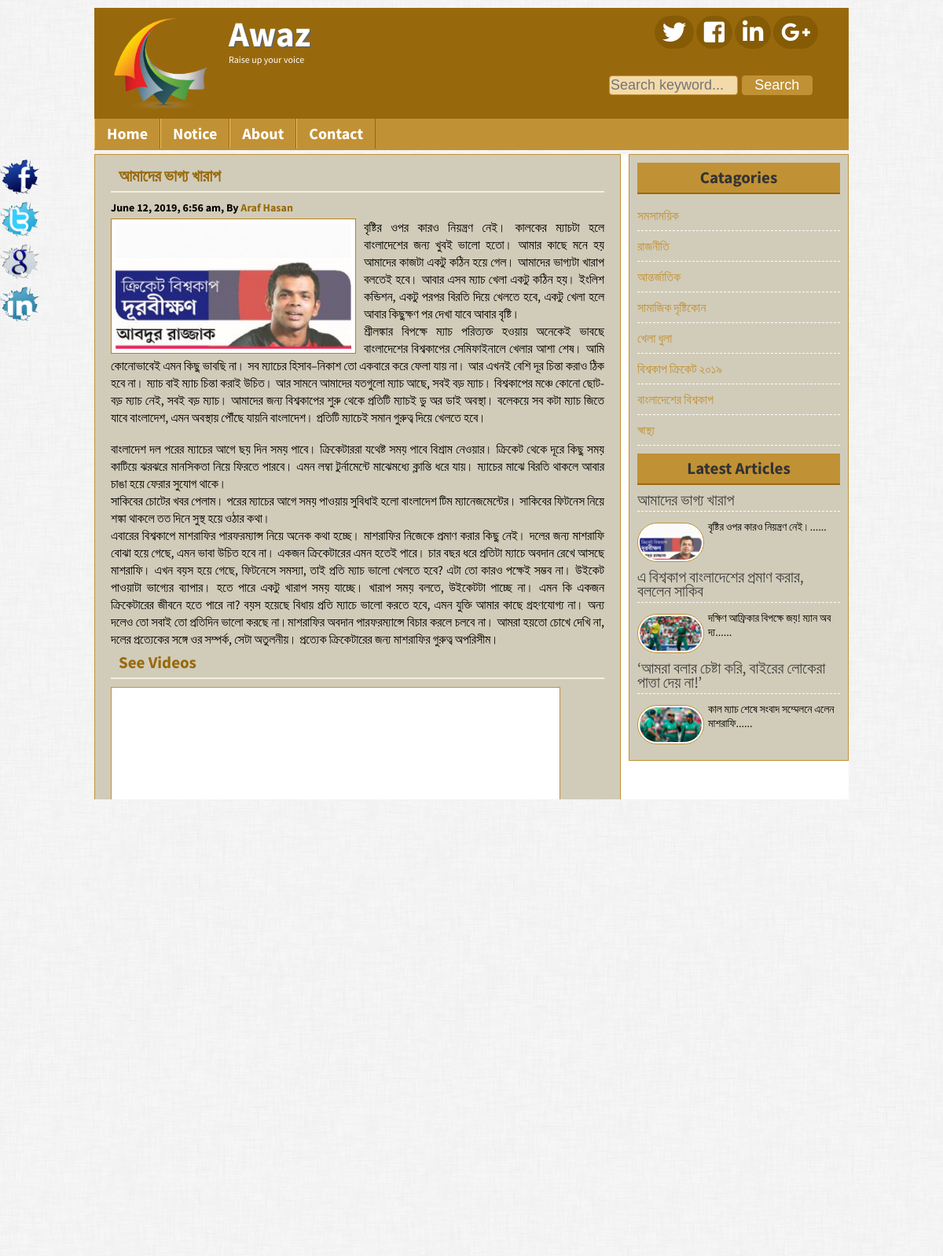
The app's page /post.php?id=4 with its own data.
### tables this page shows
CREATE TABLE `title_slogan` (
  `id` int(11) NOT NULL,
  `title` varchar(255) NOT NULL,
  `slogan` varchar(255) NOT NULL,
  `image` varchar(255) NOT NULL
);

CREATE TABLE `tbl_social` (
  `id` int(11) NOT NULL,
  `fb` varchar(255) NOT NULL,
  `tw` varchar(255) NOT NULL,
  `ln` varchar(255) NOT NULL,
  `gp` varchar(255) NOT NULL
);

CREATE TABLE `tbl_pages` (
  `id` int(11) NOT NULL,
  `name` varchar(255) NOT NULL,
  `body` text NOT NULL
);

CREATE TABLE `tbl_post` (
  `id` int(11) NOT NULL,
  `catagory` int(11) NOT NULL,
  `title` varchar(255) NOT NULL,
  `body` text NOT NULL,
  `image` varchar(255) NOT NULL,
  `author` varchar(50) NOT NULL,
  `tags` varchar(255) NOT NULL,
  `date` timestamp NOT NULL DEFAULT CURRENT_TIMESTAMP,
  `vdo` varchar(512) NOT NULL,
  `userid` int(11) NOT NULL
);

CREATE TABLE `tbl_catagory` (
  `id` int(11) NOT NULL,
  `name` varchar(50) NOT NULL
);

### lib/Database.php (called while the page is built, shortened)
<?php
	class Database
	{
		public $host 	= DB_HOST;
		public $user 	= DB_USER;
		public $pass 	= DB_PASS;
		public $dbName 	= DB_NAME;
		public $link, $error;
		private function connectDB(){
			$this->link = new mysqli($this->host, $this->user, $this->pass, $this->dbName);
			$this->link->set_charset("utf8");
		}
		public function selectData($data){
			$result = $this->link->query($data) or die ($this->link->error.__LINE__);
			if ($result->num_rows > 0) {
				return $result;
			}else{
				return false;
			}
		}
	}
?>

### helpers/formate.php (called while the page is built, shortened)
<?php
	class formate{
		public function formatDate($date){
			return date("F j, Y, g:i a",strtotime($date));
		}
		public function textShorten($text, $limit = 1800){
			$text = $text." ";
			$text = substr($text, 0, $limit);
			$text = substr($text, 0, strrpos($text, ' '));
			$text = $text."......";
			return $text;
		}
	}
?>

### post.php (the view)
<?php include 'inc/header.php'; ?>
<?php
	$postid = mysqli_real_escape_string($db->link, $_GET['id']);
	if(!isset($postid) || $postid == NULL){
		header("Location: 404.php");
	}else{
		$id = $postid;
	}
?>
<div class="contentSection templete">
	<div class="mainContent templete">
		<div class="about">
			<?php
				$query = "SELECT * FROM tbl_post WHERE id = $id";
				$post = $db->selectData($query);
				if($post){
					while($result = $post->fetch_assoc()){
			?>
			<h2><?php echo $result['title']; ?></h2>
			<h4 style="padding-bottom: 5px;"><?php echo $fm->formatDate($result['date']); ?>, By <a style="text-decoration: none; color: #98690C" href="#"><?php echo $result['author']; ?></a></h4>
			<img src="admin/<?php echo $result['image']; ?>" alt="MyImage"/>
			<?php echo $result['body']; ?>
			<div class="videos" style="overflow: hidden;">
				<h2>See Videos</h2>
				<iframe width="560" height="315" src="<?php echo $result['vdo']; ?>" frameborder="0" allow="autoplay; encrypted-media" allowfullscreen></iframe>
			</div>
			<div class="relatedpost" style="overflow: hidden;">
				<h2>Related Articles</h2>
				<?php
				$catId = $result['catagory'];
				$relatedQuery = "SELECT * FROM tbl_post WHERE catagory = '$catId' ORDER BY rand() LIMIT 3";
				$relatedPost = $db->selectData($relatedQuery);
				if($relatedPost){
					while ($rResult = $relatedPost->fetch_assoc()) {?>
				<a href="post.php?id=<?php echo $rResult['id'] ?>"><img src="admin/<?php echo $rResult['image']; ?>" alt="post image"/></a>
				<?php } }else{echo "No Related Post Available...!!!";}?>
			</div>
			<?php } }else{header("Location: 404.php");} ?>
		</div>
	</div>
	<?php include 'inc/sidebar.php'; ?>
</div>
<?php include 'inc/footer.php'; ?>
<?php include 'inc/socialicon.php'; ?>
</body>
</html>

### inc/header.php (shortened to what this page needs)
<?php
	include 'lib/Database.php';
	include 'helpers/formate.php';
?>
<?php
	$db 	= new Database();
	$fm 	= new formate();
 ?>
<!DOCTYPE html>
<html>
<head>
<link rel="stylesheet" href="css/nivo-slider.css" type="text/css" media="screen" />
<link rel="stylesheet" href="portal1.css"/>
<link rel="stylesheet" href="fontawesome/css/fontawesome.min.css"/>
<link rel="stylesheet" type="text/css" href="fontawesome/css/all.min.css">
</head>
<body>
	<div class="headerSection templete">
		<a style="color: #FFFFFF;" href="index.php">
			<div class="logo">
				<?php
					$query = "SELECT * FROM title_slogan WHERE id = '1'";
					$blog_title = $db->selectData($query);
					if($blog_title){
						while ($result = $blog_title->fetch_assoc()) {?>
				<img src="admin/<?php echo $result['image']; ?>" alt = "Logo"/>
				<h2><?php echo $result['title']; ?></h2>
				<p style="font-size: 12px;"><?php echo $result['slogan']; ?></p>
				<?php }} ?>
			</div>
		</a>
		<div class="social">
			<div class="icon">
			<?php
				$query = "SELECT * FROM tbl_social WHERE id = '1'";
				$socialLink = $db->selectData($query);
				if($socialLink){
					while($result = $socialLink->fetch_assoc()){?>
				<a href="<?php echo $result['tw']; ?>"><i class="fab fa-twitter"></i></a>
				<a href="<?php echo $result['fb']; ?>"><i class="fab fa-facebook-square"></i></a>
				<a href="<?php echo $result['ln']; ?>"><i class="fab fa-linkedin-in"></i></a>
				<a href="<?php echo $result['gp']; ?>"><i class="fab fa-google-plus-g"></i></a>
				<?php } } ?>
			</div>
			<div class="searchBtn">
				<form action="search.php" method="get">
					<input style="width: 160px; padding: 1px; margin-right: 2px; background: #f3daaa; font-size: 18px;" type="text" name="search" placeholder="Search keyword..."/>
					<input style= "width: 90px; padding: 1px; font-size: 18px; " type="submit" name="submit" value="Search"/>
				</form>
			</div>
		</div>
	</div>
	<div class="navSection templete">
			<?php
				$path = $_SERVER['SCRIPT_FILENAME'];
				$title = basename($path, '.php');
			 ?>
			<ul>
				<li><a <?php if($title == 'index'){echo "id = 'active'";} ?> href="index.php">Home</a></li>
				<?php
					$query = "SELECT * FROM tbl_pages";
					$pages = $db->selectData($query);
					if($pages){
						while ($result = $pages->fetch_assoc()) {?>
					<li><a
						<?php
							if(isset($_GET['pageid']) && $_GET['pageid'] == $result['id']){
								echo "id = 'active'";
							}
						?>
					 href="page.php?pageid=<?php echo $result['id']; ?>"><?php echo $result['name']; ?></a></li>
				<?php } } ?>
				<li><a
					<?php if($title == 'about'){echo "id = 'active'";} ?> href="about.php">About</a></li>
				<li><a <?php if($title == 'contact'){echo "id = 'active'";} ?> href="contact.php">Contact</a></li>
			</ul>
	</div>

### inc/sidebar.php
<div class="sideBar templete">
		<div class="samesideBar" style="overflow: hidden;">
			<h2>Catagories</h2>
			<ul>
				<?php
					$query = "SELECT * FROM tbl_catagory";
					$catagory  = $db->selectData($query);
					if($catagory){
						while($catResult = $catagory->fetch_assoc()){?>
						<li><a href="posts.php?catagory=<?php echo $catResult['id'] ?>"><?php echo $catResult['name']; ?></a></li>
				<?php }}else{ ?>
					<li>No Catagory Created</li>
				<?php }?>
			</ul>
		</div>
		<div class="samesideBar" style="overflow: hidden;">
			<h2>Latest Articles</h2>
			<?php
				$query = "SELECT * FROM tbl_post ORDER BY date DESC LIMIT 3";
				$latPost = $db->selectData($query);
				if($latPost){
					while ($latResult = $latPost->fetch_assoc()) {?>
			<div class="popular" style="overflow: hidden;">
				<h3><a href="post.php?id=<?php echo $latResult['id']; ?>"><?php echo  $latResult['title']; ?></a></h3>
				<a href="post.php?id=<?php echo $latResult['id'];?>"><img src="admin/<?php echo $latResult['image']; ?>" alt="post image"/></a>
				<p><?php echo $fm->textShorten($latResult['body'], 120); ?></p>
			</div>
			<?php }}else{header("Location: 404.php");} ?>
		</div>

### inc/socialicon.php (shortened to what this page needs)
<div class="fixedicon" style="overflow: hidden;">
	<?php
		$query = "SELECT * FROM tbl_social WHERE id = '1'";
		$socialLink = $db->selectData($query);
		if($socialLink){
			while ($result = $socialLink->fetch_assoc()) {?>
		<a href="<?php echo $result['fb']; ?>" target="_blank"><img src="images/fb.png" alt="fb"></a>
		<a href="<?php echo $result['tw']; ?>" target="_blank"><img src="images/tw.png" alt="twiter"></a>
		<a href="<?php echo $result['gp']; ?>"target="_blank"><img src="images/gl.png" alt="google"></a>
		<a href="<?php echo $result['ln']; ?>"target="_blank"><img src="images/in.png" alt="linkedIn"></a>
		<?php } }  ?>
	</div>

### portal1.css (style rules this page uses)
* { margin: 0; padding: 0; outline: 0; }
body { font-family: 'Source Sans Pro', sans-serif; font-size: 14px; line-height: 18px; color: #000; margin-top: 10px; background: url(images/bg.png)repeat fixed 0 0 #fff; }
input[type="text"], input[type="email"], input[type="password"] { width: 300px; padding: 5px; margin-bottom: 5px; border: 1px solid #C19135; border-radius: 4px; }
input[type="submit"] { background: #C19135; border: 1px solid #C19135; font-size: 25px; padding: 2px 6px; color: #fff; cursor: pointer; border-radius: 4px; }
.templete { width: 960px; background: #ddd; margin: 0 auto; overflow: hidden; }
.headerSection { background: #98690C; color: #fff; }
.logo { width: 290px; float: left; }
.logo img { width: 140px; float: left; padding-left: 15px; padding-bottom: 10px; padding-top: 10px; margin-right: 16px; }
.logo h2 { margin-top: 24px; font-size: 45px; margin-bottom: 15px; color: #fff; text-shadow: 2px 2px 0 #666; }
.icon { width: 225px; margin-left: 58px; }
.social { width: 305px; padding-top: 16px; float: right; }
.social a { font-size: 30px; color: #fff; background: #865b05; padding: 2px 10px; border-radius: 25px; }
.searchBtn { margin-top: 40px; }
.navSection { height: 40px; background: #C19135; }
.navSection ul { margin: 0; padding: 0; list-style: none }
.navSection ul li { display: block; float: left; border-right: 1px solid #98690C; border-left: 1px solid #F2C260; }
.navSection ul li a { display: block; text-decoration: none; padding: 10px 15px; font-size: 20px; color: #fff; font-weight: bold; }
.contentSection { background: #ffffff; margin-top: 5px; }
.mainContent { width: 628px; background: #D1CCB9; float: left; padding: 10px; margin: 0px 10px 10px 0px; border: 1px solid #C19135; padding: 8px 20px; min-height: 595px; }
.about h2 { color: #98690C; margin-bottom: 10px; border-bottom: 2px solid #F3EFD8; padding: 10px; }
.about img { float: left; width: 300px; background: #fff; border: 1px solid #B7801C; margin-right: 10px; padding: 5px; height: 160px; }
.about p { text-align: justify; font-size: 16px; line-height: 22px; }
.videos iframe { border: 1px solid #C19135; background: #fff; padding: 5px; margin-bottom: 10px; }
.relatedpost h2 { background: #C19135; color: #000; border-bottom: 2px solid #98690C; }
.relatedpost img { width: 200px; height: 100px; margin-bottom: 10px; }
.sideBar { background: #D1CCB9; width: 258px; float: right; margin: 10px; margin-top: 0px; margin-left: 0px; margin-right: 0px; padding: 10px; border: 1px solid #C19135; }
.samesideBar { margin-bottom: 10px; }
.samesideBar h2 { background: #C19135; padding: 10px; color: #333; margin-bottom: 8px; border-bottom: 2px solid #98690C; text-align: center; }
.samesideBar ul { padding: 0; margin: 0; }
.samesideBar ul li { font-size: 16px; padding: 10px 8px; padding-left: 0px; border-bottom: 1px dashed #ffffff; }
.samesideBar ul li a { text-decoration: none; color: #C19135; }
.popular { margin-top: 10px; }
.popular h3 { font-weight: normal; font-size: 20px; border-bottom: 1px dashed #fff; margin-bottom: 10px; padding-bottom: 5px; }
.popular h3 a { text-decoration: none; color: #444; }
.popular img { width: 79px; height: 44px; float: left; margin-right: 5px; margin-top: 4px; background: #fff; border: 1px solid #C19135; padding: 2px; border-radius: 30px; }
.fixedicon { position: fixed; left: 0; top: 200px; width: 60px; }
.fixedicon img { width: 50px; }

### records on screen
title_slogan: image (picture), title "Awaz", slogan "Raise up your voice"
tbl_pages: name "Notice"
tbl_post: title "আমাদের ভাগ্য খারাপ", date "June 12, 2019, 6:56 am", author "Araf Hasan", image (picture), body "বৃষ্টির ওপর কারও নিয়ন্ত্রণ নেই। কালকের ম্যাচটা হলে বাংলাদেশের জন্য খুবই ভালো হতো। আমার কাছে মনে হয় আমাদের কাজটা একটু কঠিন হয়ে গেল। আমাদের ভাগ্যটা খারাপ বলতেই হবে। আবার এসব ম্যাচ খেলা একটু কঠিন হয়। ইংলিশ কন্ডিশন, একটু পরপর বিরতি দিয়ে খেলতে হবে, একটু খেলা হলে আবার কিছুক্ষণ পর দেখা যাবে আবার বৃষ্টি। শ্রীলঙ্কার বিপক্ষে ম্যাচ পরিত্যক্ত হওয়ায় অনেকেই ভাবছে বাংলাদেশের বিশ্বকাপের সেমিফাইনালে খেলার আশা শেষ। আমি কোনোভাবেই এমন কিছু ভাবছি না। সব ম্যাচের হিসাব–নিকাশ তো একবারে করে ফেলা যায় না। আর এখনই বেশি দূর চিন্তা করাও ঠিক হবে না। ম্যাচ বাই ম্যাচ চিন্তা করাই উচিত। আর সামনে আমাদের যতগুলো ম্যাচ আছে, সবই বড় ম্যাচ। বিশ্বকাপের মঞ্চে কোনো ছোট-বড় ম্যাচ নেই, সবই বড় ম্যাচ। আমাদের জন্য বিশ্বকাপের শুরু থেকে…", body "বৃষ্টির ওপর কারও নিয়ন্ত্রণ নেই।......"
tbl_post: image (picture), title "এ বিশ্বকাপ বাংলাদেশের প্রমাণ করার, বললেন সাকিব", body "দক্ষিণ আফ্রিকার বিপক্ষে জয়! ম্যান অব দ্য......"
tbl_post: image (picture), title "‘আমরা বলার চেষ্টা করি, বাইরের লোকেরা পাত্তা দেয় না!’", body "কাল ম্যাচ শেষে সংবাদ সম্মেলনে এলেন মাশরাফি......"
tbl_catagory: name "সমসাময়িক"
tbl_catagory: name "রাজনীতি"
tbl_catagory: name "আন্তর্জাতিক"
tbl_catagory: name "সামাজিক দৃষ্টিকোন"
tbl_catagory: name "খেলা ধুলা"
tbl_catagory: name "বিশ্বকাপ ক্রিকেট ২০১৯"
tbl_catagory: name "বাংলাদেশের বিশ্বকাপ"
tbl_catagory: name "স্বাস্থ্য"
